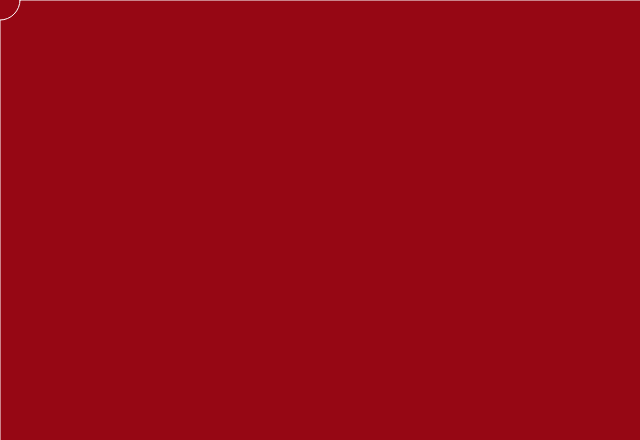
Frame 1 (no input)
Frame 60 (no input): identical to frame 1, image omitted
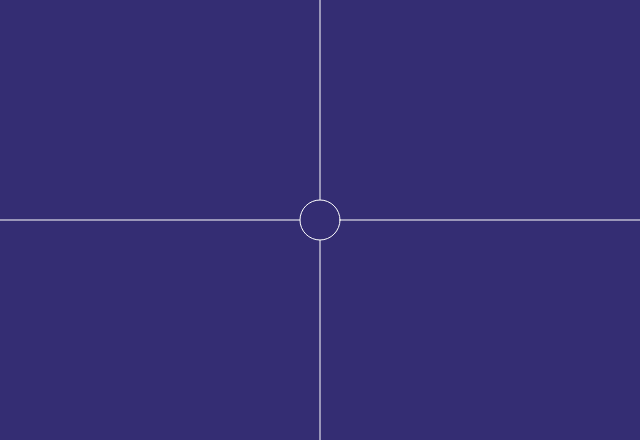
Frame 120 (the mouse pressed at the canvas centre since frame 60)

The p5.js sketch that drew these frames (run headless with seeded random() and noise() and a simulated clock; from frame 60 on, the mouse is pressed at the canvas centre):

// p5.js sketch
// ── sketch.js
function setup() {
	// Canvas Setup
	createCanvas(640, 440);
	strokeWeight(1);
	stroke(255, 255, 255);
}

function draw() {

	//Click Interactivity (BG Color Change)
	if (mouseIsPressed) {
		background(52, 45, 115);
	} else {
		background(150, 7, 20);
	}
	// Crosshair
	line(mouseX, 0, mouseX, 480);
	line(0, mouseY, 640, mouseY);

	if (mouseIsPressed) {
		fill(52, 45, 115);
	} else {
		fill(150, 7, 20);
	}
	ellipse(mouseX, mouseY, 40, 40);
}
